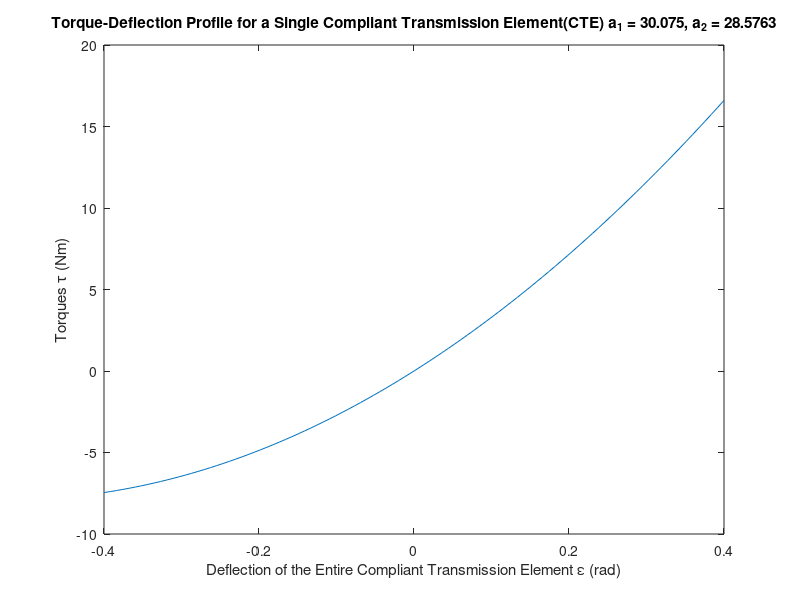

Reproduce this figure in MATLAB. (Note: this script raises an error after producing the figure.)
%   Name: C4LMParasDetermination
%   Description: Matlab Code for determining the parameters of the
%   compliant four-bar linkage mechanism. Use lsqnonlin (non-linear least
%   square algorithm) to fit the paratemeters of C4LM to meet the required
%   torque profile
%   Author: Jiayi Wang
%   Date: 27/04/2017

%% Clean workspace
%clc;
clear;

%% Determine parameters of torque profiles (a1, a1), given desired sfiffness

%Define disired stiffness range(N*m/rad), format: [lower_bound upper_bound]
StiffnessRange = [0.3 120];
disp(['Stiffness Range: ',num2str(StiffnessRange(1)),' to ',num2str(StiffnessRange(2)),' Nm/rad']);
disp(' ');

%Define maximum positive and negative deflection angle of the C4LM
%format:[lower_bound upper_bound]
%   Deflection Angle (epsilon): the angle between the C4LM and shaft (The relative 
%   displacement between the C4LM and the shaft, not the one between the link 
%   and desired position of the joint)
DeflectionAngle = [-pi/6 pi/6];
disp(['Maximum C4LM Deflection Angle Range: ',num2str(DeflectionAngle(1)),' to ',num2str(DeflectionAngle(2)),' rad']);
disp(' ');

%Map the stiffness range to the deflection angle range
%   Minimum and Maximum stiffness achieved at both two C4LM components reach maximum
%   negative and postive deflection, respectively
epsilonMin = DeflectionAngle(1);
epsilonMax = DeflectionAngle(2);
StiffnessMin = StiffnessRange(1);
StiffnessMax = StiffnessRange(2);

a2 = 1/4*(StiffnessMax-StiffnessMin)/(epsilonMax-epsilonMin);
a1 = 1/2*StiffnessMax-2*a2*epsilonMax;

disp(['a2 = ',num2str(a2),' Nm/rad^2']);
disp(['a1 = ',num2str(a1),' Nm/rad']);
disp(' ');


%% Generate and plot torque profile determined by a2 and a1
epsilonMin = -0.1273*pi;
epsilonMax = 0.1273*pi;
epsilons = linspace(epsilonMin,epsilonMax,100);
%epsilons = epsilonMin:1e-4:epsilonMax;
TorquesProfile = a2*epsilons.^2+a1*epsilons; %TorqueProfile of a single compiant transmission element

plot(epsilons,TorquesProfile)
title(['Torque-Deflection Profile for a Single Compliant Transmission Element(CTE) a_{1} = ', num2str(a1), ', a_{2} = ',num2str(a2)])
xlabel('Deflection of the Entire Compliant Transmission Element {\epsilon} (rad)')
ylabel('Torques {\tau} (Nm)')

%% fit parameters of C4LM
n = 3; %define numbers of C4LM in a single compliant transimission element
disp(['Number of C4LM in a Single CTE(Compliant Transmission Element): ',num2str(n)])

refTorque = TorquesProfile/n; %y: desired torque profile for a single four-bar linkage mechanism

%Parameters need to be fitted: alpha0,r1,r2,r3,r4,k2,k3,k4
%initial guess of variables to be optimized
alpha0 = pi/3; r1 = 50.0; r2 = 50.0; r3 = 50.0; r4 = 50.0; k2 = 5.0; k3 = 7.0; k4 = 10.0;
%alpha0 = 0.4; r1 = 0.02; r2 = 0.02; r3 = 0.01; r4 = 0.02; k2 = 1.5; k3 = 3.0; k4 = 4.0;
%alpha0 = pi/n; r1 = 30/1000; r2 = 15/1000; r3 = 10/1000; r4 = 12/1000; k2 = 1.0; k3 = 1.0; k4 = 1.0;
x0 = [alpha0, r1, r2, r3, r4, k2, k3, k4]; %put into vector form

lb = [0.2,3,3,3,3,0.2,0.2,0.2];
ub = [0.35,46,46,46,46,3,3,3];
%ub = [2*pi/n,46/2/1000,(46-18)/2/1000,(46-18)/2/1000,(46-18)/2/1000,10,10,10];

fun = @(x)C4LMTorque(x,epsilons,refTorque);
x = lsqnonlin(fun,x0,lb,ub)

%% Draw CTE (Compliant Transimission Ele1ment) Torque-Deflection Curves
FinalTorque = n*CTETorque(x,epsilons);
plot(epsilons,FinalTorque)
hold on
plot(epsilons,TorquesProfile)
legend('fitted torque','ref torque')
hold off
